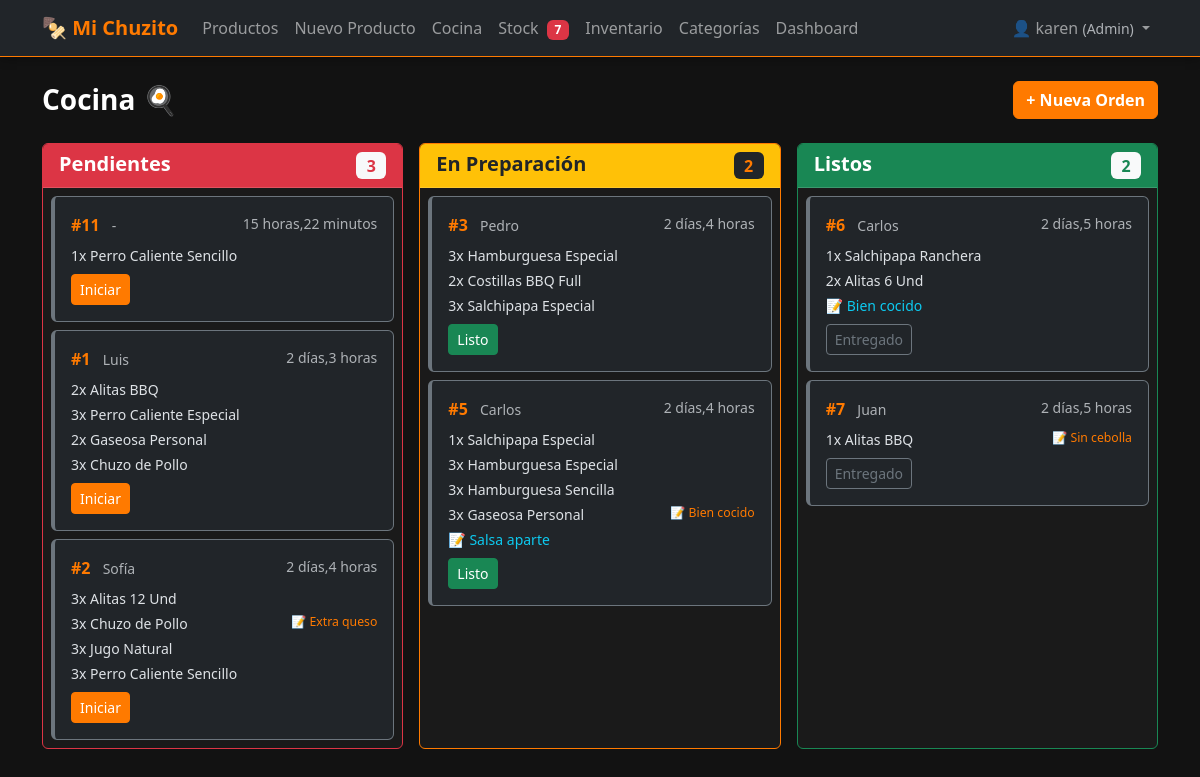
Page /cocina/ (signed in) on the committed database.
### cocina/models.py (models this page shows, shortened)
class Orden(models.Model):
    ESTADOS = [
        ("pendiente", "Pendiente"),
        ("preparacion", "En Preparación"),
        ("listo", "Listo"),
        ("entregado", "Entregado"),
    ]
    cliente = models.CharField(max_length=100, blank=True, null=True)
    mesa = models.PositiveIntegerField(blank=True, null=True)
    estado = models.CharField(max_length=20, choices=ESTADOS, default="pendiente")
    total = models.DecimalField(max_digits=10, decimal_places=2, default=0)
    nota = models.TextField(blank=True, null=True)
    creada = models.DateTimeField(auto_now_add=True)
    actualizada = models.DateTimeField(auto_now=True)
    usuario = models.ForeignKey(
        User, on_delete=models.SET_NULL, null=True, blank=True
    )
    class Meta:
        verbose_name = "Orden"
        verbose_name_plural = "Órdenes"
        ordering = ["-creada"]

class DetalleOrden(models.Model):
    orden = models.ForeignKey(
        Orden, on_delete=models.CASCADE, related_name="detalles"
    )
    producto = models.ForeignKey(Producto, on_delete=models.PROTECT)
    cantidad = models.PositiveIntegerField(default=1)
    precio_unitario = models.DecimalField(max_digits=10, decimal_places=2)
    nota = models.CharField(max_length=255, blank=True, null=True)
    class Meta:
        verbose_name = "Detalle de Orden"
        verbose_name_plural = "Detalles de Órdenes"

### productos/models.py (models this page shows, shortened)
class Producto(models.Model):
    ESTADO_CHOICES = [
        ("activo", "Activo"),
        ("inactivo", "Inactivo"),
    ]
    nombre_validator = RegexValidator(
        regex=r"^[a-zA-ZáéíóúÁÉÍÓÚñÑ0-9\s]{3,100}$",
        message="El nombre solo permite letras, números y espacios (3-100 caracteres).",
    )
    precio_validator = RegexValidator(
        regex=r"^\d+(\.\d{1,2})?$",
        message="Ingrese un precio válido (ej: 15000 o 15000.00).",
    )
    stock_validator = RegexValidator(
        regex=r"^[0-9]+$",
        message="El stock solo permite números enteros positivos.",
    )
    nombre = models.CharField(
        max_length=100,
        validators=[nombre_validator],
        db_index=True,
    )
    descripcion = models.TextField(blank=True, null=True)
    categoria = models.ForeignKey(
        Categoria,
        on_delete=models.PROTECT,
        related_name="productos",
    )
    precio = models.DecimalField(
        max_digits=10,
        decimal_places=2,
        validators=[precio_validator, MinValueValidator(0.01)],
    )
    imagen = models.ImageField(
        upload_to="productos/",
        blank=True,
        null=True,
    )
    ingredientes = models.TextField(blank=True, null=True, help_text="Separar por comas")
    tiempo_preparacion = models.PositiveIntegerField(
        help_text="Tiempo en minutos",
        blank=True,
        null=True,
    )
    disponibilidad = models.BooleanField(default=True)
    stock = models.PositiveIntegerField(
        default=0,
        validators=[stock_validator],
    )
    fecha_creacion = models.DateTimeField(auto_now_add=True)
    fecha_actualizacion = models.DateTimeField(auto_now=True)
    estado = models.CharField(max_length=10, choices=ESTADO_CHOICES, default="activo")
    class Meta:
        verbose_name = "Producto"
        verbose_name_plural = "Productos"
        ordering = ["-fecha_creacion"]
        indexes = [
            models.Index(fields=["nombre"]),
            models.Index(fields=["categoria"]),
            models.Index(fields=["estado"]),
            models.Index(fields=["disponibilidad"]),
        ]

### cocina/views.py (the view)
# urls.py: path("", views.CocinaDashboardView.as_view(), name="dashboard"),
class CocinaDashboardView(RoleRequiredMixin, TemplateView):
    allowed_roles = ["Admin", "Cocina"]
    template_name = "cocina/dashboard.html"
    def get_context_data(self, **kwargs):
        context = super().get_context_data(**kwargs)
        context["pendientes"] = Orden.objects.filter(
            estado="pendiente"
        ).prefetch_related("detalles__producto")
        context["en_preparacion"] = Orden.objects.filter(
            estado="preparacion"
        ).prefetch_related("detalles__producto")
        context["listos"] = Orden.objects.filter(
            estado="listo"
        ).prefetch_related("detalles__producto")
        context["productos"] = Producto.objects.filter(
            estado="activo", disponibilidad=True
        ).select_related("categoria")
        return context

### productos/context_processors.py (called while the page is built)
def stock_alert_count(request):
    if request.user.is_authenticated:
        umbral = getattr(settings, "STOCK_MINIMO_ALERTA", 5)
        agotados = Producto.objects.filter(estado="activo", stock=0).count()
        bajo_stock = Producto.objects.filter(
            estado="activo", stock__gt=0, stock__lte=umbral
        ).count()
        return {"stock_criticos": agotados + bajo_stock}
    return {"stock_criticos": 0}

### productos/context_processors_role.py (called while the page is built, shortened)
def role_context(request):
    if request.user.is_authenticated:
        return {
            "user_role": get_user_role(request.user),
            "is_admin": get_user_role(request.user) == "Admin",
            "is_cocina": get_user_role(request.user) == "Cocina",
            "is_cajero": get_user_role(request.user) == "Cajero",
        }

### productos/roles.py (called while the page is built)
def get_user_role(user):
    if not user.is_authenticated:
        return None
    if user.is_superuser:
        return "Admin"
    groups = user.groups.values_list("name", flat=True)
    for role in ["Admin", "Cocina", "Cajero"]:
        if role in groups:
            return role
    return None

    def dispatch(self, request, *args, **kwargs):
        if not request.user.is_authenticated:
            return self.handle_no_permission()
        role = get_user_role(request.user)
        if role not in self.allowed_roles:
            if role == "Cocina":
                return redirect("cocina:dashboard")
            return redirect("productos:list")
        return super().dispatch(request, *args, **kwargs)

### cocina/templates/cocina/dashboard.html (shortened to what this page needs)
{% extends "productos/base.html" %}
{% load static %}
{% block extra_css %}
<link rel="stylesheet" href="{% static 'cocina/css/cocina.css' %}">
{% endblock %}
{% block content %}
<div class="d-flex justify-content-between align-items-center mb-4">
    <h1 class="h3 fw-bold mb-0">Cocina 🍳</h1>
    <a href="{% url 'cocina:pos' %}" class="btn btn-warning fw-bold">
        + Nueva Orden
    </a>
</div>
<div class="cocina-kanban" id="cocinaKanban">
    <div class="row g-3">
        <div class="col-md-4">
            <div class="card border-danger h-100">
                <div class="card-header bg-danger text-white d-flex justify-content-between" style="cursor: pointer;">
                    <h5 class="mb-0 fw-bold">Pendientes</h5>
                    <span class="badge bg-light text-danger fs-6" id="count-pendiente">{{ pendientes|length }}</span>
                </div>
                <div class="card-body p-2" id="columna-pendiente" style="max-height: 70vh; overflow-y: auto;">
                    {% include "cocina/_orden_column.html" with ordenes=pendientes columna="pendiente" titulo="Pendientes" %}
                </div>
            </div>
        </div>
        <div class="col-md-4">
            <div class="card border-warning h-100">
                <div class="card-header bg-warning text-dark d-flex justify-content-between" style="cursor: pointer;">
                    <h5 class="mb-0 fw-bold">En Preparación</h5>
                    <span class="badge bg-dark text-warning fs-6" id="count-preparacion">{{ en_preparacion|length }}</span>
                </div>
                <div class="card-body p-2" id="columna-preparacion" style="max-height: 70vh; overflow-y: auto;">
                    {% include "cocina/_orden_column.html" with ordenes=en_preparacion columna="preparacion" titulo="En Preparación" %}
                </div>
            </div>
        </div>
        <div class="col-md-4">
            <div class="card border-success h-100">
                <div class="card-header bg-success text-white d-flex justify-content-between" style="cursor: pointer;">
                    <h5 class="mb-0 fw-bold">Listos</h5>
                    <span class="badge bg-light text-success fs-6" id="count-listo">{{ listos|length }}</span>
                </div>
                <div class="card-body p-2" id="columna-listo" style="max-height: 70vh; overflow-y: auto;">
                    {% include "cocina/_orden_column.html" with ordenes=listos columna="listo" titulo="Listos" %}
                </div>
            </div>
        </div>
    </div>
</div>
{% endblock %}

### productos/templates/productos/base.html (shortened to what this page needs)
<!DOCTYPE html>
{% load static %}
<html lang="es" data-bs-theme="dark">
<head>
    <link rel="stylesheet" href="{% static 'productos/css/bootstrap.min.css' %}">
    <link rel="stylesheet" href="{% static 'productos/css/styles.css' %}">
    {% block extra_css %}{% endblock %}
</head>
<body>
    {% if user.is_authenticated %}
    <nav class="navbar navbar-expand-lg navbar-dark bg-dark border-bottom border-warning">
        <div class="container">
            <a class="navbar-brand fw-bold text-warning" href="{% url 'productos:list' %}">
                🍢 Mi Chuzito
            </a>
            <div class="collapse navbar-collapse" id="navbarNav">
                <ul class="navbar-nav me-auto">
                    {% if is_admin or is_cajero %}
                    <li class="nav-item">
                        <a class="nav-link" href="{% url 'productos:list' %}">Productos</a>
                    </li>
                    {% endif %}
                    {% if is_admin or is_cajero %}
                    <li class="nav-item">
                        <a class="nav-link" href="{% url 'productos:create' %}">Nuevo Producto</a>
                    </li>
                    {% endif %}
                    {% if is_admin or is_cocina %}
                    <li class="nav-item">
                        <a class="nav-link" href="{% url 'cocina:dashboard' %}">Cocina</a>
                    </li>
                    {% endif %}
                    <li class="nav-item">
                        <a class="nav-link" href="{% url 'productos:stock_alertas' %}">
                            Stock
                            {% if stock_criticos > 0 %}
                            <span class="badge bg-danger ms-1">{{ stock_criticos }}</span>
                            {% endif %}
                        </a>
                    </li>
                    <li class="nav-item">
                        <a class="nav-link" href="{% url 'productos:inventario' %}">Inventario</a>
                    </li>
                    {% if is_admin %}
                    <li class="nav-item">
                        <a class="nav-link" href="{% url 'productos:categoria_list' %}">Categorías</a>
                    </li>
                    <li class="nav-item">
                        <a class="nav-link" href="{% url 'productos:dashboard' %}">Dashboard</a>
                    </li>
                    {% endif %}
                </ul>
                <ul class="navbar-nav">
                    <li class="nav-item dropdown">
                        <a class="nav-link dropdown-toggle" href="#" role="button" data-bs-toggle="dropdown">
                            👤 {{ user.username }}
                            {% if user_role %}
                            <small class="text-muted d-none d-lg-inline">({{ user_role }})</small>
                            {% endif %}
                        </a>
                    </li>
                </ul>
            </div>
        </div>
    </nav>
    {% endif %}
    <main class="container py-4">
        {% block content %}{% endblock %}
    </main>
</body>
</html>

### cocina/templates/cocina/_orden_column.html (shortened to what this page needs)
{% for orden in ordenes %}
<div class="card bg-dark border-secondary mb-2 orden-card" data-orden-id="{{ orden.id }}" data-estado="{{ orden.estado }}">
    <div class="card-body p-3">
        <div class="d-flex justify-content-between align-items-start mb-2">
            <div>
                <strong class="text-warning">#{{ orden.id }}</strong>
                <small class="text-muted ms-2">{{ orden.cliente|default:orden.mesa|default:"-" }}</small>
            </div>
            <small class="text-muted">
                {% with delta=orden.creada|timesince %}{{ delta }}{% endwith %}
            </small>
        </div>
        {% for detalle in orden.detalles.all %}
        <div class="d-flex justify-content-between small mb-1">
            <span>{{ detalle.cantidad }}x {{ detalle.producto.nombre }}</span>
            {% if detalle.nota %}
            <small class="text-warning ms-2">📝 {{ detalle.nota }}</small>
            {% endif %}
        </div>
        {% endfor %}
        {% if orden.nota %}
        <div class="mt-1 small text-info">📝 {{ orden.nota }}</div>
        {% endif %}
        <div class="mt-2 d-flex gap-1">
            {% if columna == "pendiente" %}
            <form method="post" action="{% url 'cocina:cambiar_estado' orden.pk %}">
                <button type="submit" class="btn btn-sm btn-warning">Iniciar</button>
            </form>
            {% endif %}
            {% if columna == "preparacion" %}
            <form method="post" action="{% url 'cocina:cambiar_estado' orden.pk %}">
                <button type="submit" class="btn btn-sm btn-success">Listo</button>
            </form>
            {% endif %}
            {% if columna == "listo" %}
            <form method="post" action="{% url 'cocina:cambiar_estado' orden.pk %}">
                <button type="submit" class="btn btn-sm btn-outline-secondary">Entregado</button>
            </form>
            {% endif %}
        </div>
    </div>
</div>
{% empty %}
<p class="text-muted text-center small py-3">No hay órdenes</p>
{% endfor %}

### productos/static/productos/css/styles.css (style rules this page uses)
:root { --black: #121212; --orange: #FF7A00; --green: #22C55E; --white: #FFFFFF; }
body { background-color: var(--black); color: var(--white); font-family: 'Segoe UI', system-ui, -apple-system, sans-serif; min-height: 100vh; }
.navbar { box-shadow: 0 2px 10px rgba(0,0,0,0.3); }
.card { transition: transform 0.2s ease, box-shadow 0.2s ease; background-color: #1a1a1a; }
.btn-warning { background-color: var(--orange); border-color: var(--orange); color: var(--white); }
.text-warning { color: var(--orange) !important; }
.bg-warning { background-color: var(--orange) !important; }
.border-warning { border-color: var(--orange) !important; }
.card-header.bg-danger { background-color: #dc3545 !important; }
.card-header.bg-warning { background-color: #ffc107 !important; }
.card-header.bg-success { background-color: #198754 !important; }

### cocina/static/cocina/css/cocina.css (style rules this page uses)
.cocina-kanban .card-body { scrollbar-width: thin; scrollbar-color: #3a3a3a #1a1a1a; }
.orden-card { transition: transform 0.15s ease, box-shadow 0.15s ease; border-left: 4px solid transparent; }
#columna-pendiente .orden-card { border-left-color: #dc3545; }
#columna-preparacion .orden-card { border-left-color: #ffc107; }
#columna-listo .orden-card { border-left-color: #198754; }
.card-header { position: sticky; top: 0; z-index: 1; }

### rows in the picture
Orden: id "11", cliente "-", orden "15 horas,22 minutos", shows "Iniciar"
DetalleOrden: cantidad "1", producto.nombre "Perro Caliente Sencillo"
Orden: id "1", cliente "Luis", orden "2 días,3 horas", shows "Iniciar"
DetalleOrden: cantidad "2", producto.nombre "Alitas BBQ"
DetalleOrden: cantidad "3", producto.nombre "Perro Caliente Especial"
DetalleOrden: cantidad "2", producto.nombre "Gaseosa Personal"
DetalleOrden: cantidad "3", producto.nombre "Chuzo de Pollo"
Orden: id "2", cliente "Sofía", orden "2 días,4 horas", shows "Iniciar"
DetalleOrden: cantidad "3", producto.nombre "Alitas 12 Und"
DetalleOrden: cantidad "3", producto.nombre "Chuzo de Pollo", nota "Extra queso"
DetalleOrden: cantidad "3", producto.nombre "Jugo Natural"
DetalleOrden: cantidad "3", producto.nombre "Perro Caliente Sencillo"
Orden: id "3", cliente "Pedro", orden "2 días,4 horas", shows "Listo"
DetalleOrden: cantidad "3", producto.nombre "Hamburguesa Especial"
DetalleOrden: cantidad "2", producto.nombre "Costillas BBQ Full"
DetalleOrden: cantidad "3", producto.nombre "Salchipapa Especial"
Orden: id "5", cliente "Carlos", orden "2 días,4 horas", nota "Salsa aparte", shows "Listo"
DetalleOrden: cantidad "1", producto.nombre "Salchipapa Especial"
DetalleOrden: cantidad "3", producto.nombre "Hamburguesa Especial"
DetalleOrden: cantidad "3", producto.nombre "Hamburguesa Sencilla"
DetalleOrden: cantidad "3", producto.nombre "Gaseosa Personal", nota "Bien cocido"
Orden: id "6", cliente "Carlos", orden "2 días,5 horas", nota "Bien cocido", shows "Entregado"
DetalleOrden: cantidad "1", producto.nombre "Salchipapa Ranchera"
DetalleOrden: cantidad "2", producto.nombre "Alitas 6 Und"
Orden: id "7", cliente "Juan", orden "2 días,5 horas", shows "Entregado"
DetalleOrden: cantidad "1", producto.nombre "Alitas BBQ", nota "Sin cebolla"

### other values in the picture
{{ stock_criticos }} "7"
{{ user.username }} "karen"
{{ user_role }} "Admin"
{{ pendientes|length }} "3"
{{ en_preparacion|length }} "2"
{{ listos|length }} "2"
